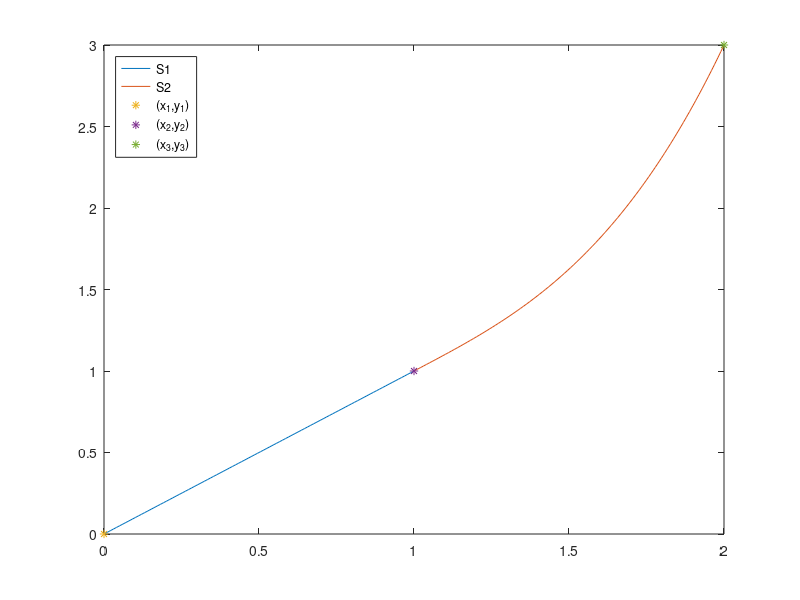

This figure's MATLAB source:
% Script to check part (c) of Holmes5.1

% define coefficient matrix A
A = [ 0 0 0 1 0 0 0 0;
    1 1 1 1 0 0 0 0;
    0 0 0 0 1 1 1 1;
    0 0 0 0 8 4 2 1;
    6 2 0 0 -6 -2 0 0;
    3 2 1 0 -3 -2 -1 0;
    0 2 0 0 0 0 0 0;
    0 0 0 0 12 4 0 0; ];

% define resultant vector b
b = [0 1 1 3 0 0 0 0]';

% calculate vector of coefficients
c = A\b;

% define domains
x1 = linspace(0,1);
x2 = linspace(1,2);

% define splines from c
S1 = c(1)*x1.^3 + c(2)*x1.^2 + c(3)*x1 + c(4);
S2 = c(5)*x2.^3 + c(6)*x2.^2 + c(7)*x2 + c(8);

% display results, including original data points
plot(x1,S1,x2,S2,0,0,'*',1,1,'*',2,3,'*');
legend('S1','S2','(x_1,y_1)','(x_2,y_2)','(x_3,y_3)','Location','Northwest');